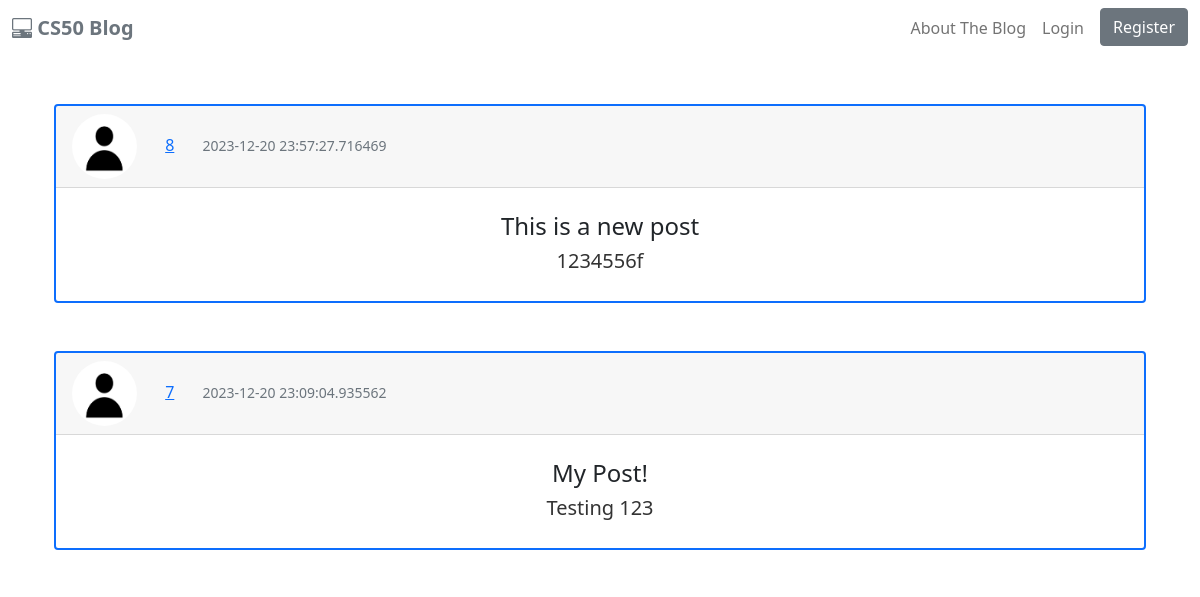
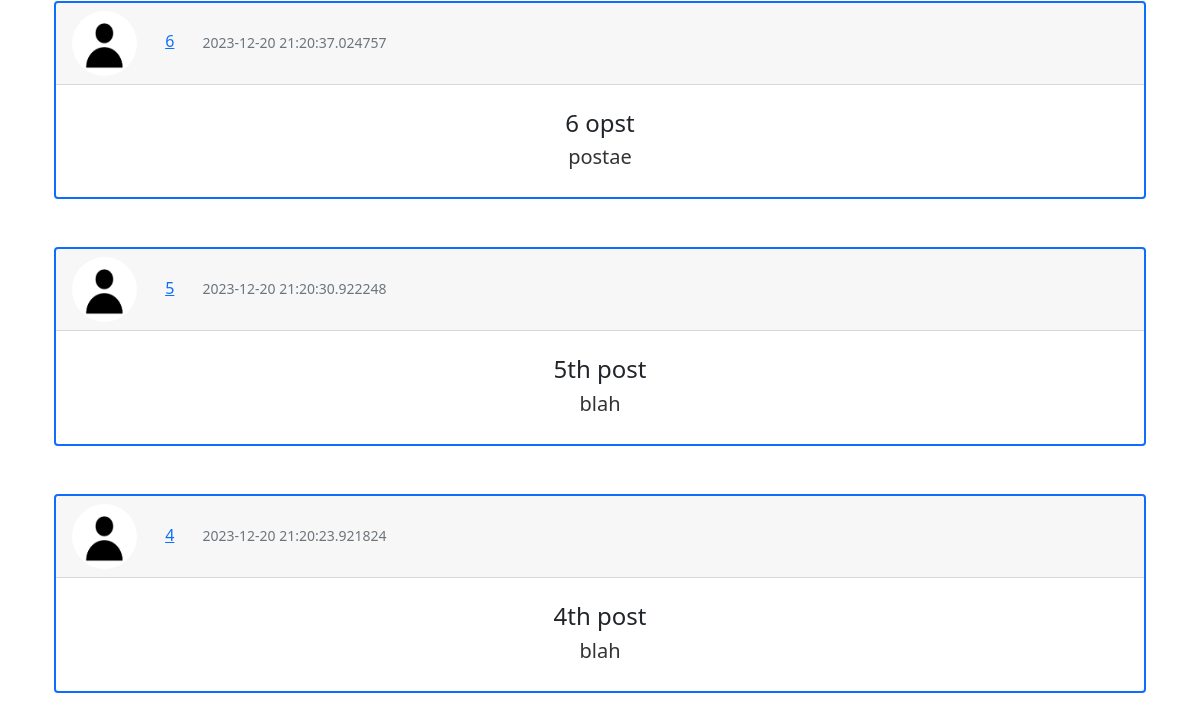
Page /home on the earlier database version (2 pictures, top to bottom).
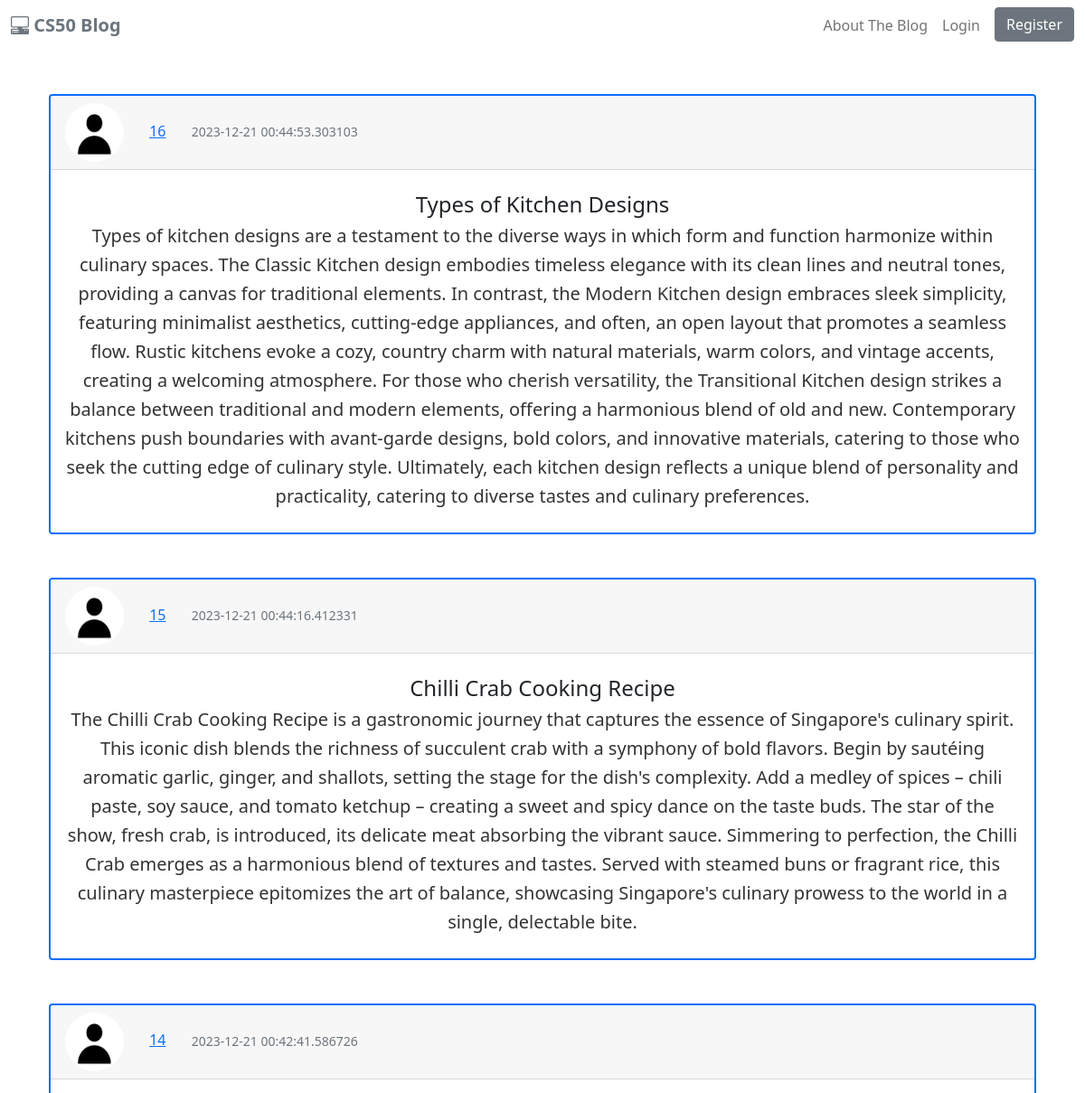
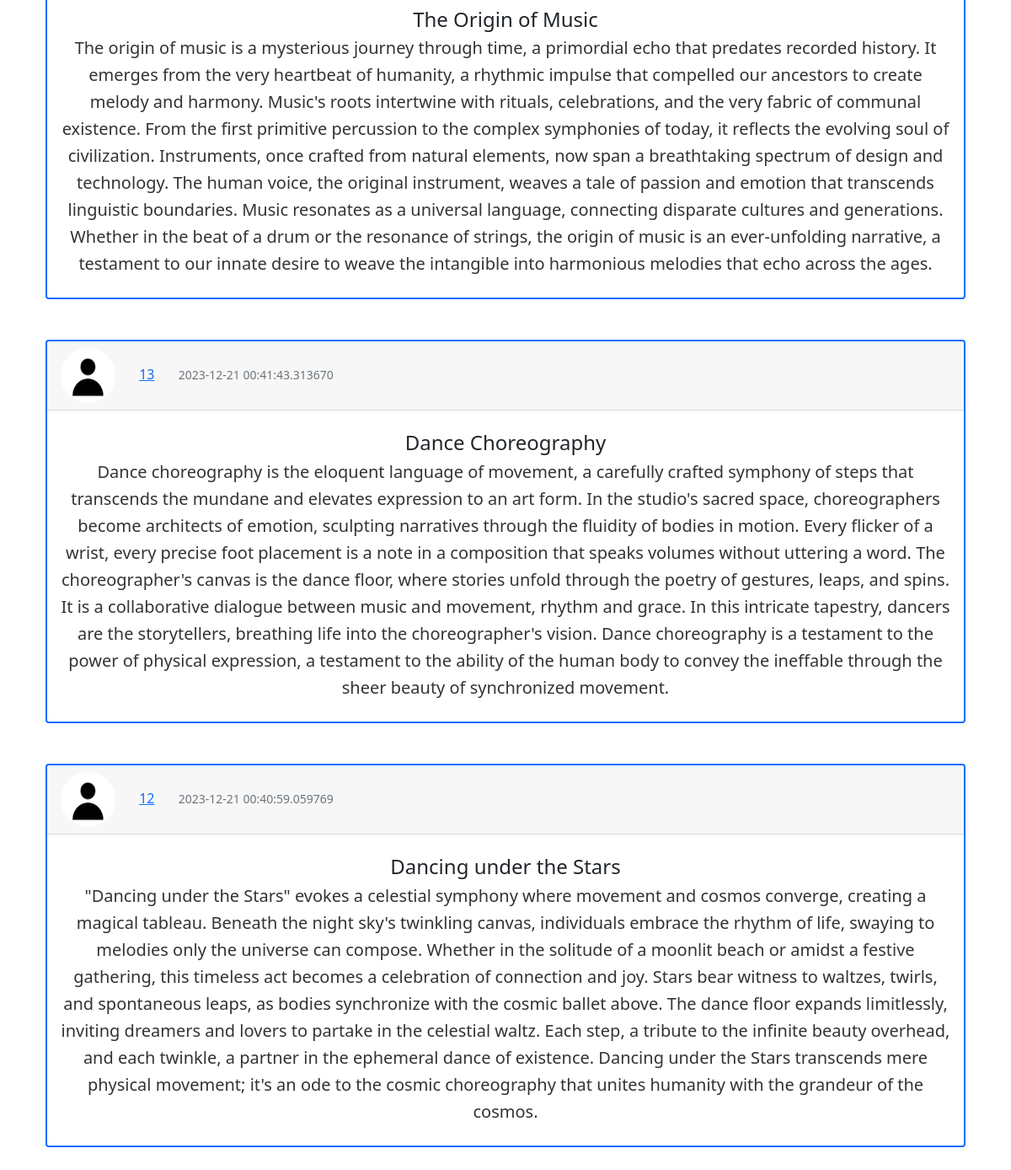
Same page on the later database version (2 pictures, top to bottom).
### cs50blog/models.py (models this page shows, shortened)
class Post(db.Model):
    id = db.Column(db.Integer, primary_key=True)
    title = db.Column(db.String(120), nullable=False)
    date_posted = db.Column(db.DateTime, nullable=False, default=datetime.utcnow)
    content = db.Column(db.Text, nullable=False)
    user_id = db.Column(db.Integer, db.ForeignKey('user.id'), nullable=False)

### cs50blog/routes.py (the view)
@app.route("/")
@app.route("/home")
def index():
    page = request.args.get('page', 1, type=int)
    posts = Post.query.order_by(Post.date_posted.desc()).paginate(page=page, per_page=5)
    return render_template("index.html", posts=posts)

### cs50blog/templates/index.html
{% extends "layout.html" %}
{% block main %}
    {% for post in posts %}
        <div class="container-lg my-5">
            <div class="card border-primary border-2">
                <div class="card-header text-primary">
                    <img src="{{ url_for('static', filename='profile_pics/default.jpg') }}" class="rounded-circle article-img">
                    <a href="#" class="mx-4">{{ post.id }}</a>
                    <small class="text-muted">{{ post.date_posted }}</small>
                </div>
                <div class="card-body text-center py-4">
                    <h4 class="card-title">{{ post.title }}</h4>
                    <p class="lead card-subtitle">{{ post.content }}</p>
                </div>
            </div>
        </div>
    {% endfor %}
{% endblock %}

Differences in the rows shown:
no longer on this page (row unchanged): Post: id "8", date_posted "2023-12-20 23:57:27.716469", title "This is a new post", content "1234556f"
no longer on this page (row unchanged): Post: id "7", date_posted "2023-12-20 23:09:04.935562", title "My Post!", content "Testing 123"
no longer on this page (row unchanged): Post: id "6", date_posted "2023-12-20 21:20:37.024757", title "6 opst", content "postae"
no longer on this page (row unchanged): Post: id "5", date_posted "2023-12-20 21:20:30.922248", title "5th post", content "blah"
no longer on this page (row unchanged): Post: id "4", date_posted "2023-12-20 21:20:23.921824", title "4th post", content "blah"
added Post: id "16", date_posted "2023-12-21 00:44:53.303103", title "Types of Kitchen Designs", content "Types of kitchen designs are a testament to the diverse ways in which form and function harmonize within culinary spaces. The Classic Kitchen design embodies timeless elegance with its clean lines and neutral tones, providing a canvas for traditional elements. In contrast, the Modern Kitchen design embraces sleek simplicity, featuring minimalist aesthetics, cutting-edge appliances, and often, an open layout that promotes a seamless flow. Rustic kitchens evoke a cozy, country charm with natural materials, warm colors, and vintage accents, creating a welcoming atmosphere. For those who cherish versatility, the Transitional Kitchen design strikes a balance between traditional and modern…"
added Post: id "15", date_posted "2023-12-21 00:44:16.412331", title "Chilli Crab Cooking Recipe", content "The Chilli Crab Cooking Recipe is a gastronomic journey that captures the essence of Singapore's culinary spirit. This iconic dish blends the richness of succulent crab with a symphony of bold flavors. Begin by sautéing aromatic garlic, ginger, and shallots, setting the stage for the dish's complexity. Add a medley of spices – chili paste, soy sauce, and tomato ketchup – creating a sweet and spicy dance on the taste buds. The star of the show, fresh crab, is introduced, its delicate meat absorbing the vibrant sauce. Simmering to perfection, the Chilli Crab emerges as a harmonious blend of textures and tastes. Served with steamed buns or fragrant rice, this culinary masterpiece epitomizes…"
added Post: id "14", date_posted "2023-12-21 00:42:41.586726", title "The Origin of Music", content "The origin of music is a mysterious journey through time, a primordial echo that predates recorded history. It emerges from the very heartbeat of humanity, a rhythmic impulse that compelled our ancestors to create melody and harmony. Music's roots intertwine with rituals, celebrations, and the very fabric of communal existence. From the first primitive percussion to the complex symphonies of today, it reflects the evolving soul of civilization. Instruments, once crafted from natural elements, now span a breathtaking spectrum of design and technology. The human voice, the original instrument, weaves a tale of passion and emotion that transcends linguistic boundaries. Music resonates as a…"
added Post: id "13", date_posted "2023-12-21 00:41:43.313670", title "Dance Choreography", content "Dance choreography is the eloquent language of movement, a carefully crafted symphony of steps that transcends the mundane and elevates expression to an art form. In the studio's sacred space, choreographers become architects of emotion, sculpting narratives through the fluidity of bodies in motion. Every flicker of a wrist, every precise foot placement is a note in a composition that speaks volumes without uttering a word. The choreographer's canvas is the dance floor, where stories unfold through the poetry of gestures, leaps, and spins. It is a collaborative dialogue between music and movement, rhythm and grace. In this intricate tapestry, dancers are the storytellers, breathing life…"
added Post: id "12", date_posted "2023-12-21 00:40:59.059769", title "Dancing under the Stars", content "\"Dancing under the Stars\" evokes a celestial symphony where movement and cosmos converge, creating a magical tableau. Beneath the night sky's twinkling canvas, individuals embrace the rhythm of life, swaying to melodies only the universe can compose. Whether in the solitude of a moonlit beach or amidst a festive gathering, this timeless act becomes a celebration of connection and joy. Stars bear witness to waltzes, twirls, and spontaneous leaps, as bodies synchronize with the cosmic ballet above. The dance floor expands limitlessly, inviting dreamers and lovers to partake in the celestial waltz. Each step, a tribute to the infinite beauty overhead, and each twinkle, a partner in the…"
